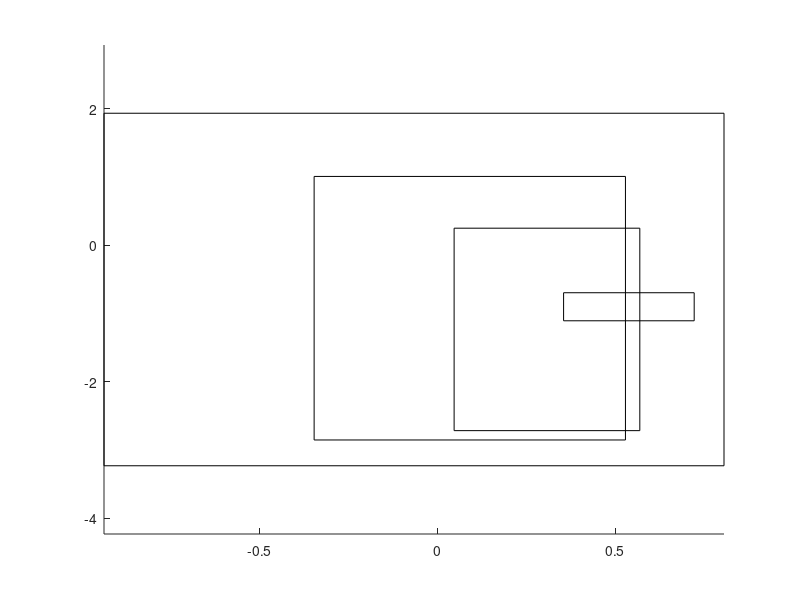

This figure's MATLAB source:
rectangle('Position',[ 0.355000 -1.105000 0.367000 0.411000  ]);
rectangle('Position',[ 0.047333 -2.714913 0.521863 2.966823  ]);
rectangle('Position',[ -0.346070 -2.851667 0.874904 3.862053  ]);
rectangle('Position',[ -0.936584 -3.229644 1.742385 5.166094  ]);
axis([-0.936584 0.805801 -4.229644 2.936451]);
